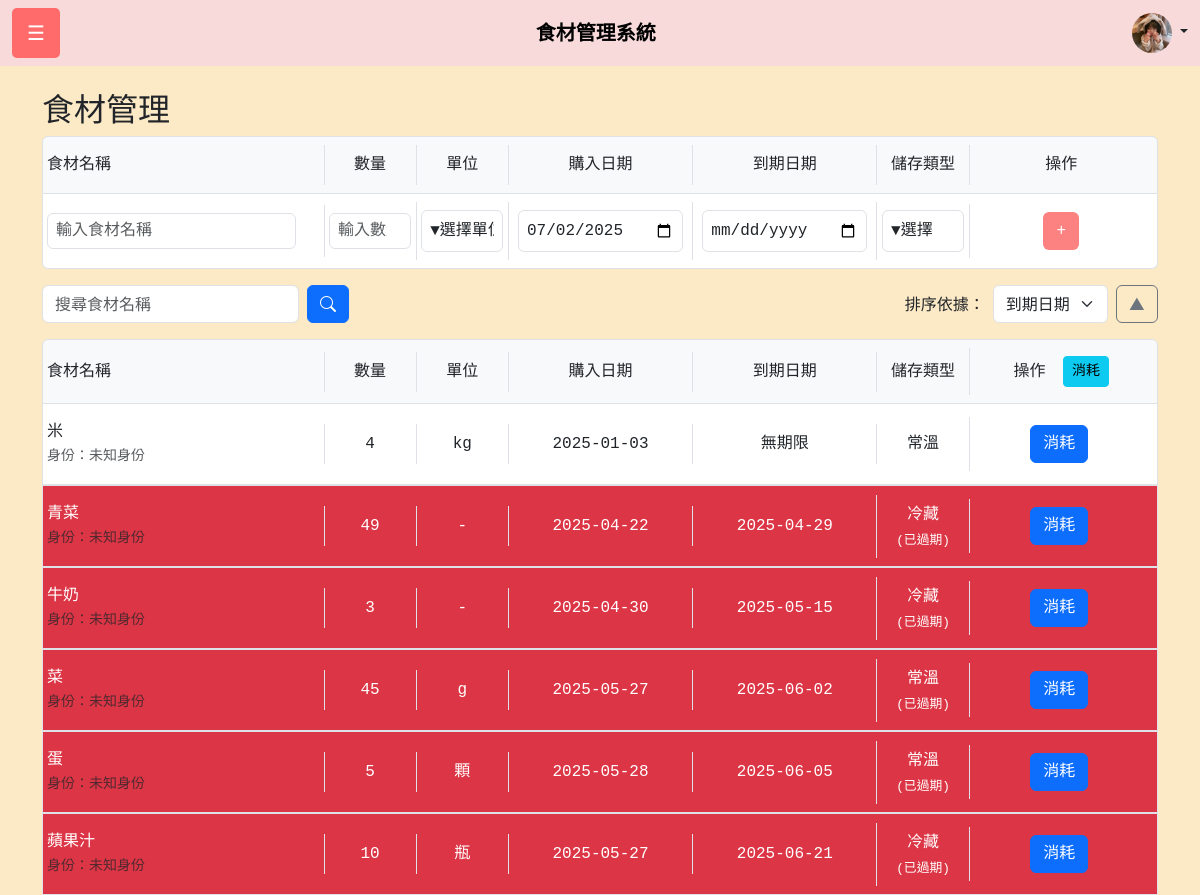
The app's page /IngredientManager.php (signed in), older data.
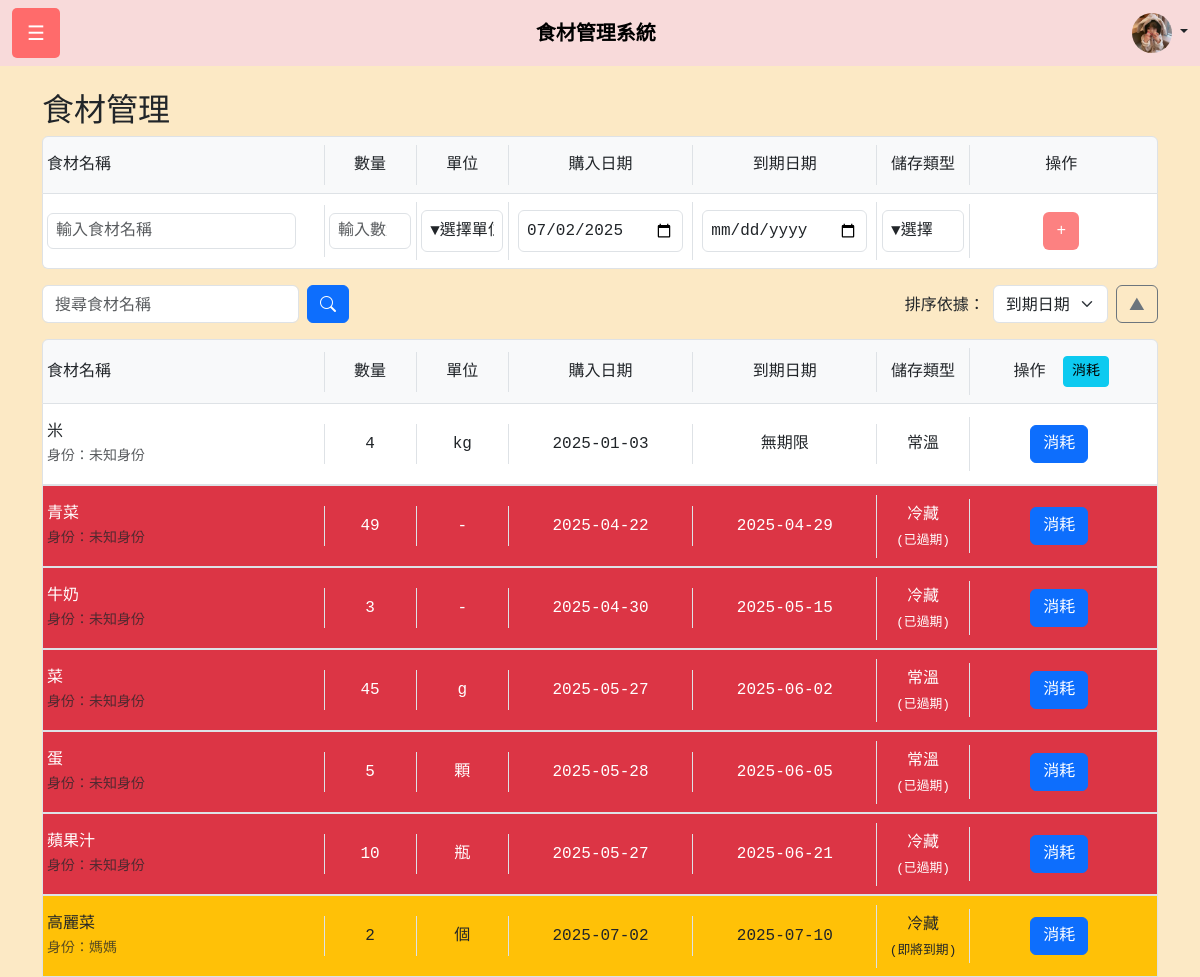
The same page, newer data.
### tables this page shows
CREATE TABLE `ingredient` (
  `IngredientId` int(11) NOT NULL,
  `uId` int(11) NOT NULL,
  `IName` varchar(50) NOT NULL,
  `Quantity` int(11) DEFAULT NULL,
  `ExpireDate` date DEFAULT NULL,
  `StoreType` varchar(20) DEFAULT NULL,
  `Unit` varchar(20) DEFAULT NULL,
  `PurchaseDate` date DEFAULT NULL,
  `ConsumedDate` date DEFAULT NULL,
  `Role` varchar(50) DEFAULT NULL
);

### IngredientManager.php (the view, shortened to what the changed rows need)
<?php
$conn = new mysqli("localhost", "root", "", "foodmanager");
$uId = $_SESSION['user_id'];
$search = $_GET['search'] ?? '';
$sort = $_GET['sort'] ?? 'expire';
$order = $_GET['order'] ?? 'asc';
$validSorts = ['name' => 'IName', 'purchase' => 'PurchaseDate', 'expire' => 'ExpireDate'];
$sortColumn = $validSorts[$sort] ?? 'ExpireDate';
$order = strtolower($order) === 'desc' ? 'DESC' : 'ASC';
$sql = "SELECT IngredientId, IName, Quantity, Unit, ExpireDate, StoreType, PurchaseDate, Role
        FROM Ingredient
        WHERE uId = ? AND Quantity > 0 AND IName LIKE ?
        ORDER BY $sortColumn $order";
$stmt = $conn->prepare($sql);
$searchKeyword = '%' . $search . '%';
$stmt->bind_param("is", $uId, $searchKeyword);
$stmt->execute();
$result = $stmt->get_result();
$ingredients = [];
while ($row = $result->fetch_assoc()) {
    $ingredients[] = $row;
}
?>
<!DOCTYPE html>
<html lang="zh-Hant">
<head>
    <link rel="stylesheet" href="css/boot.css">
    <link href="https://cdn.jsdelivr.net/npm/bootstrap@5.3.0/dist/css/bootstrap.min.css" rel="stylesheet">
    <link rel="stylesheet" href="https://cdn.jsdelivr.net/npm/bootstrap-icons@1.10.5/font/bootstrap-icons.css">
</head>
<body>
    <div class="container mt-4">
        <h2>食材管理</h2>
        <div class="list-group">
            <?php if (empty($ingredients)): ?>
                <div class="list-group-item">尚未添加任何食材</div>
            <?php else: ?>
                <?php foreach ($ingredients as $ingredient): ?>
                    <?php
                    $expireClass = '';
                    $expireText = $ingredient['ExpireDate'] ? $ingredient['ExpireDate'] : '無期限';
                    $expireStatus = '';
                    if ($ingredient['ExpireDate']) {
                        $expireDate = new DateTime($ingredient['ExpireDate']);
                        $today = new DateTime();
                        $interval = $today->diff($expireDate);
                        $daysLeft = $interval->days;
                        if ($interval->invert) {
                            $expireClass = 'bg-danger text-white';
                            $expireStatus = '(已過期)';
                        } elseif ($daysLeft <= 7) {
                            $expireClass = 'bg-warning text-dark';
                            $expireStatus = '(即將到期)';
                        }
                    }
                    $quantityDisplay = $ingredient['Quantity'] ? $ingredient['Quantity'] : '-';
                    $purchaseDateDisplay = $ingredient['PurchaseDate'] ? $ingredient['PurchaseDate'] : '-';
                    $storeTypeDisplay = $ingredient['StoreType'] ? $ingredient['StoreType'] : '-';
                    $whoAdded = $ingredient['Role'] ?? '未知身份';
                    ?>
                    <div class="list-group-item <?php echo $expireClass; ?>">
                        <div class="row align-items-center">
                            <div class="col-3">
                                <?php echo htmlspecialchars($ingredient['IName']); ?>
                                <br>
                                <small class="text-muted">身份：<?php echo htmlspecialchars($whoAdded); ?></small>
                            </div>
                            <div class="col-1 text-center">
                                <?php echo htmlspecialchars($quantityDisplay); ?>
                            </div>
                            <div class="col-1 text-center">
                                <?php echo htmlspecialchars($ingredient['Unit'] ?? '-'); ?>
                            </div>
                            <div class="col-2 text-center">
                                <?php echo htmlspecialchars($purchaseDateDisplay); ?>
                            </div>
                            <div class="col-2 text-center">
                                <?php echo htmlspecialchars($expireText); ?>
                            </div>
                            <div class="col-1 text-center">
                                <div class="store-type-container">
                                    <?php echo htmlspecialchars($storeTypeDisplay); ?>
                                    <?php if ($expireStatus): ?>
                                    <span class="expiry-status"><?php echo htmlspecialchars($expireStatus); ?></span>
                                    <?php endif; ?>
                                </div>
                            </div>
                            <div class="col-2 text-center">
                                <div id="consume-group-<?php echo $ingredient['IngredientId']; ?>" class="consume-group">
                                    <button class="btn btn-primary me-1" data-bs-toggle="modal"
                                        data-bs-target="#editModal<?php echo $ingredient['IngredientId']; ?>">
                                        消耗
                                    </button>
                                </div>
                            </div>
                        </div>
                    </div>
                <?php endforeach; ?>
            <?php endif; ?>
        </div>
    </div>
</body>
</html>

Row changes from the older to the newer data that the page shows:
added ingredient: IName "高麗菜", Role "媽媽", Quantity "2", Unit "個", PurchaseDate "2025-07-02", ExpireDate "2025-07-10", StoreType "冷藏", ExpireDate "(即將到期)"
